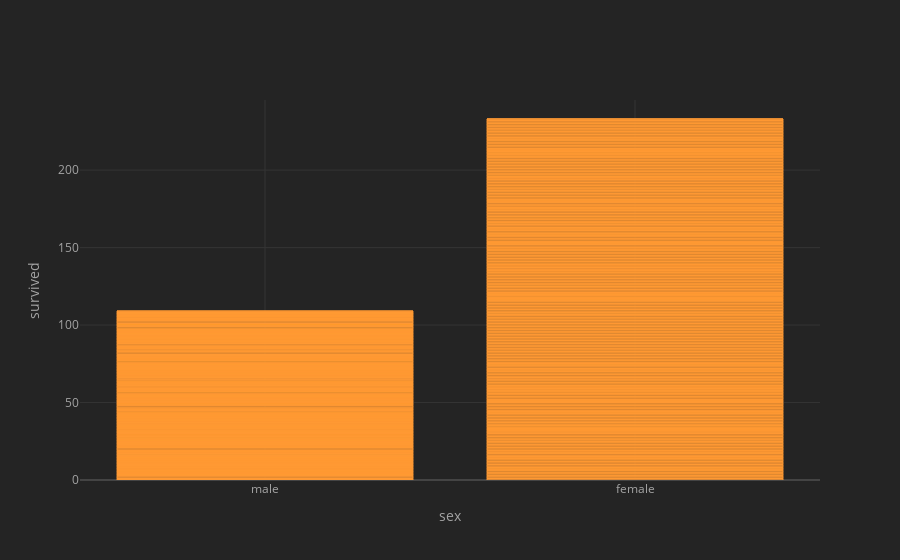

The notebook cell this image was saved under:
### Code cell
data.iplot(x='sex', y = 'survived', kind = 'bar',xTitle='sex', yTitle='survived')

### Figure 1 — Plotly figure (JSON) as saved in the notebook; plotly's stock layout.template omitted (floating-point values rounded to 4 significant figures; data arrays with more than 128 entries replaced by an {"elided": "..."} marker saying what was removed)
{"data": [{"marker": {"color": "rgba(255, 153, 51, 0.6)", "line": {"color": "rgba(255, 153, 51, 1.0)", "width": 1}}, "name": "survived", "orientation": "v", "text": "", "type": "bar", "x": {"elided": "891 str values"}, "y": {"elided": "891 int values"}}], "layout": {"legend": {"bgcolor": "#242424", "font": {"color": "#F4F4F4"}}, "paper_bgcolor": "#242424", "plot_bgcolor": "#242424", "title": {"font": {"color": "#F4F4F4"}}, "xaxis": {"gridcolor": "#343434", "showgrid": true, "tickfont": {"color": "#A4A4A4"}, "title": {"font": {"color": "#A4A4A4"}, "text": "sex"}, "zerolinecolor": "#444444"}, "yaxis": {"gridcolor": "#343434", "showgrid": true, "tickfont": {"color": "#A4A4A4"}, "title": {"font": {"color": "#A4A4A4"}, "text": "survived"}, "zerolinecolor": "#444444"}}}
